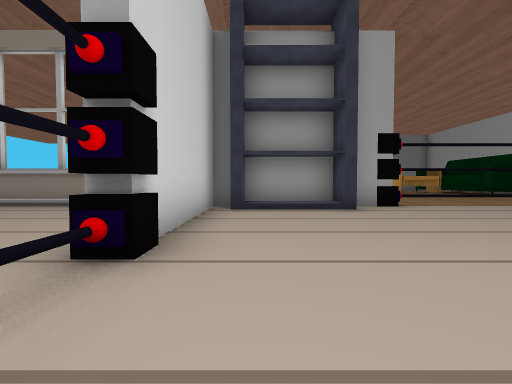
[1] (above)

20 first-person views from a walk through a Unity game level. The camera is 1.2 m above the floor, tilts 2° down and sees 85° across. The floor is counted in squares, 2 m on a side. Each view is taken from the middle of a square. On the plan, view 1 faces up. The plan holds only what a view shows up to about 9 squares ahead; the rest is blank. The place goes on beyond the plan. The player is left out. Some animated figures are not drawn. Some surface patterns are stand-ins.

[2]
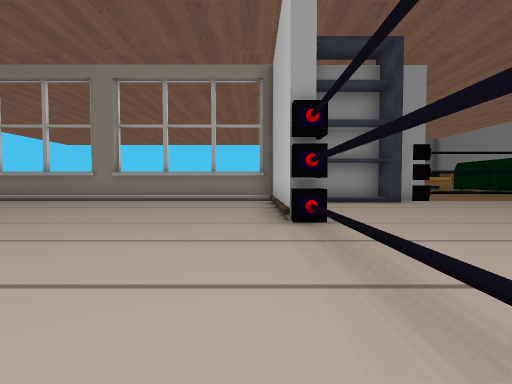

[3]
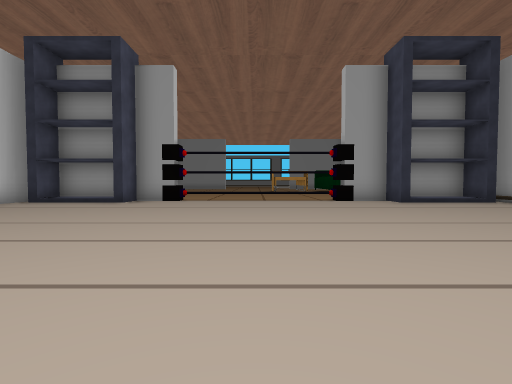

[4]
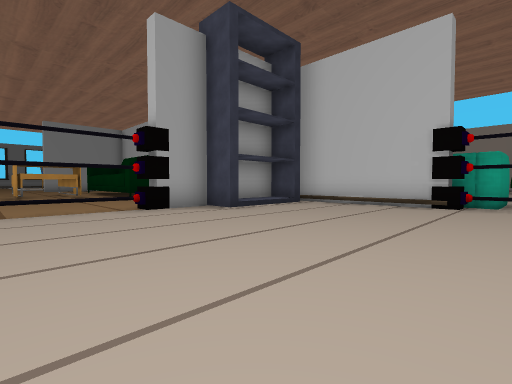

[5]
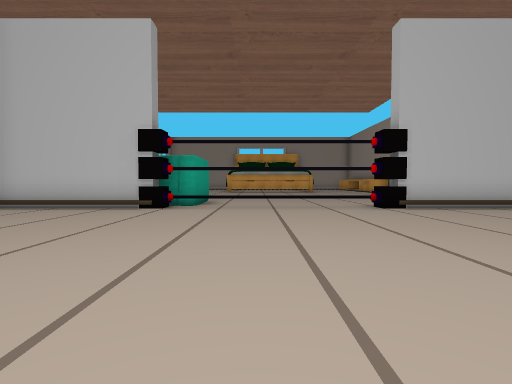

[6]
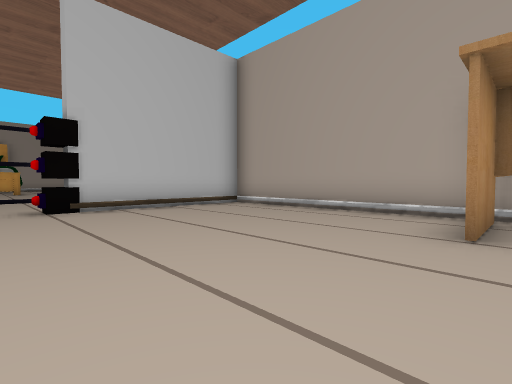

[7]
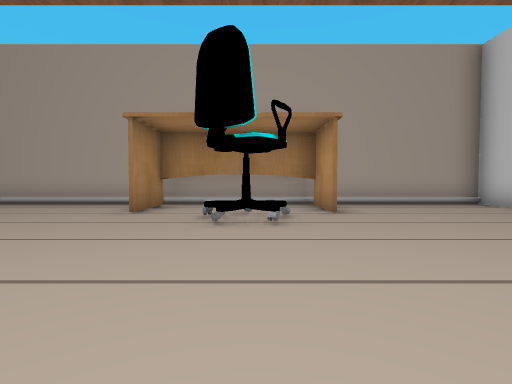

[8]
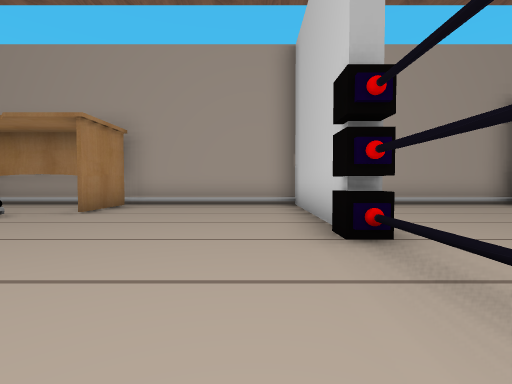

[9]
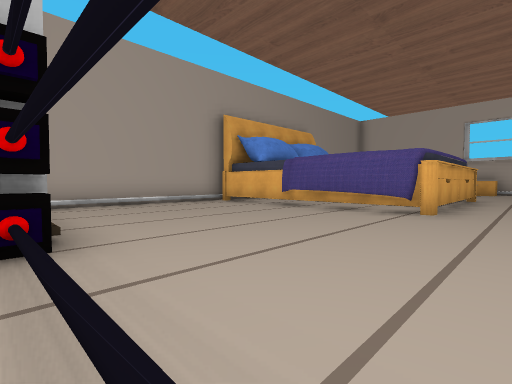

[10]
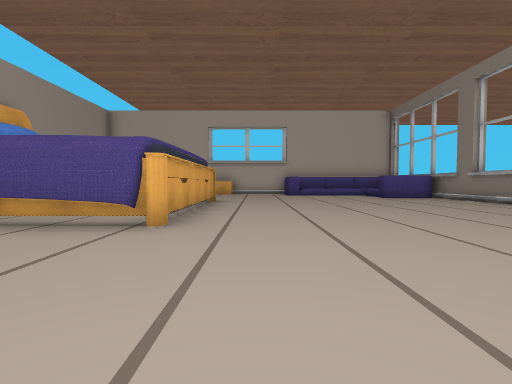

[11]
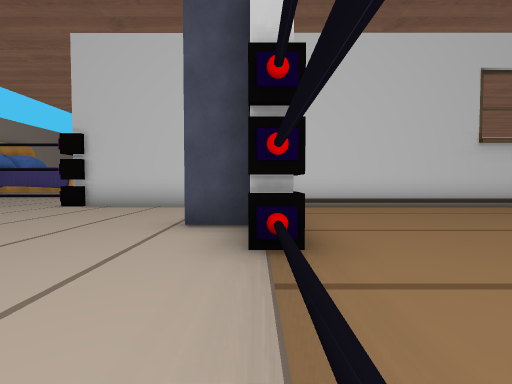

[12]
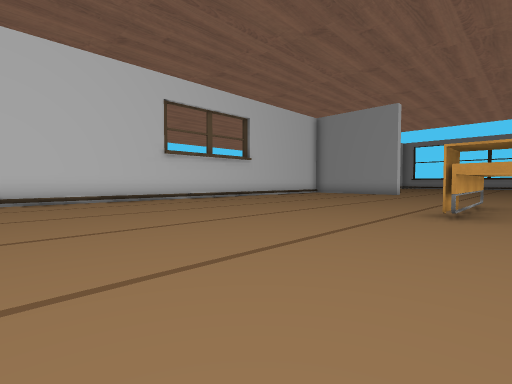

[13]
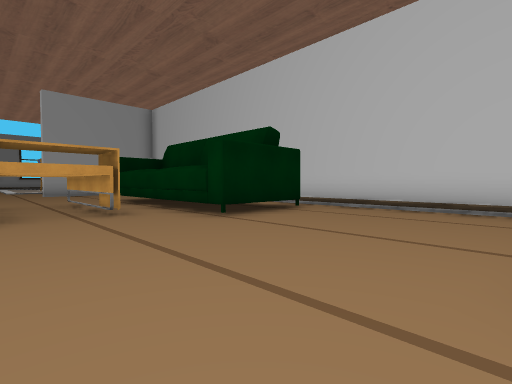

[14]
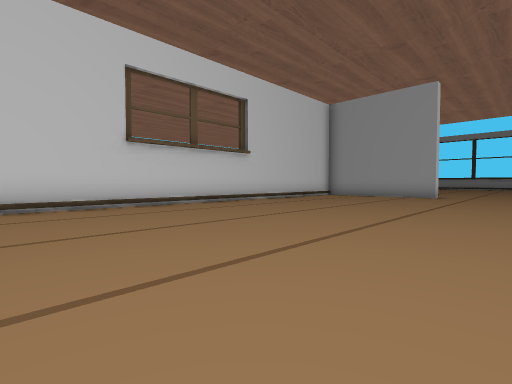

[15]
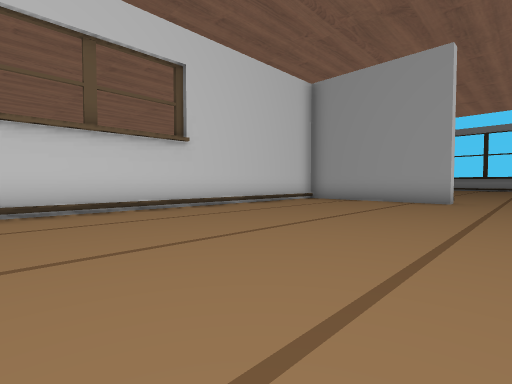

[16]
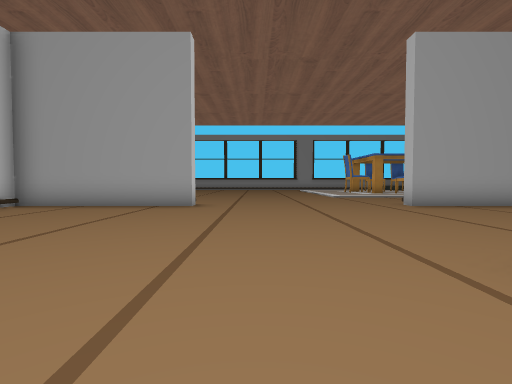

[17]
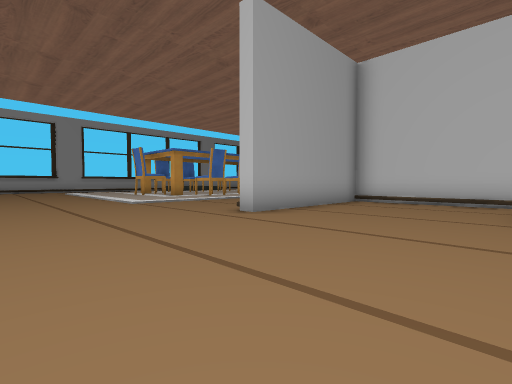

[18]
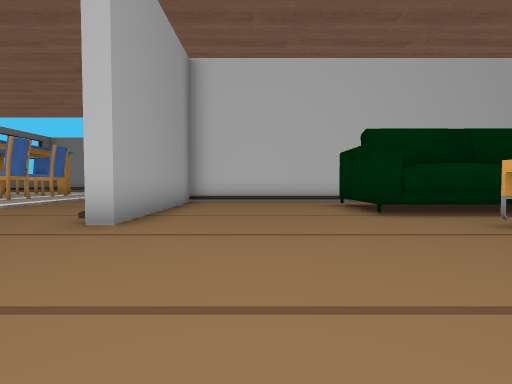

[19]
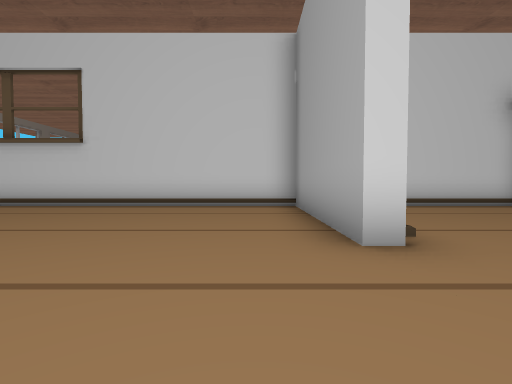

[20]
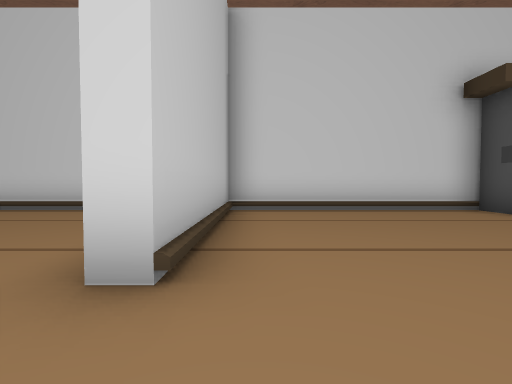

### Floor plan
Points are (right, up) in squares from view 1. A wall is a line through its corners. A room is listed if a view was taken in it or the views show most of it. See-through windows are left out.
Room 1 (views 1, 2, 3, 4, 5, 6, 7, 8, 9, 10, 11, 12, 13, 14, 15, 16, 17, 18, 19, 20)
walls: (2.6, 6.9) (2.2, 6.9) (2.2, 6); (1.9, 6) (1.9, 6.9) (-0.3, 6.9) (-0.3, 6); (-1.1, 6.9) (-1.1, 2.4) (-1.5, 2.4) (-1.5, 6.9) (-10.2, 6.9); (10.1, 6) (10.1, 6.9) (9.4, 6.9); (13, 6) (12.6, 6) (12.6, 6.9) (10.9, 6.9); (12.5, 12) (10.1, 12) (10.1, 17.8) (12.5, 17.8); (13.4, 8.2) (13.4, 12.7); (13.4, 2.4) (13.4, 6.7); (-1.1, -3.4) (-1.1, -7.6) (13.4, -7.6) (13.4, -3.4); (13.4, 17.4) (13.4, 22) (8.9, 22) (8.9, 22.5); (3.4, -5.5) (3.4, -7) (7.4, -7) (7.4, -5.4); (-6.8, -1.3) (-6.8, -7); (-10.5, 6.9) (-12.1, 6.9); (3.4, -7.3) (3.4, -5.4); (-6.7, -4.1) (-6.8, -4.9); (-11.7, -1.3) (-6.7, -1.3) (-6.6, -4.5); (-7, -7.6) (-2, -7.6); (-1.1, 26.5) (-1.1, 22.4) (3.4, 22.4) (3.4, 22) (-1.1, 22) (-1.1, 7.9)
objects: other object (-1, -3); other object (-1, 2); other object (3, 7); other object (4, 7); other object (5, -5) to (6, -4); other object (7, 14) to (7, 16); other object (8, 7); other object (9, 7); other object (9, 14); other object (14, -3); other object (14, 2)

Where each view was taken, in squares from view 1:
view 1: 0 up, 0 right, facing up
view 2: 2 down, 2 left, facing up
view 3: 2 down, 6 right, facing up
view 4: 1 up, 6 right, facing up-right
view 5: 0 up, 7 right, facing right
view 6: 2 down, 7 right, facing down-right
view 7: 0 up, 5 right, facing down
view 8: 0 up, 0 right, facing down
view 9: 0 up, 1 left, facing down-left
view 10: 0 up, 3 left, facing left
view 11: 7 up, 6 right, facing left
view 12: 8 up, 8 right, facing up-left
view 13: 8 up, 7 right, facing up-right
view 14: 10 up, 6 right, facing up-left
view 15: 13 up, 5 right, facing up-left
view 16: 15 up, 5 right, facing up
view 17: 18 up, 5 right, facing up-right
view 18: 20 up, 5 right, facing right
view 19: 21 up, 6 right, facing left
view 20: 23 up, 5 right, facing left
